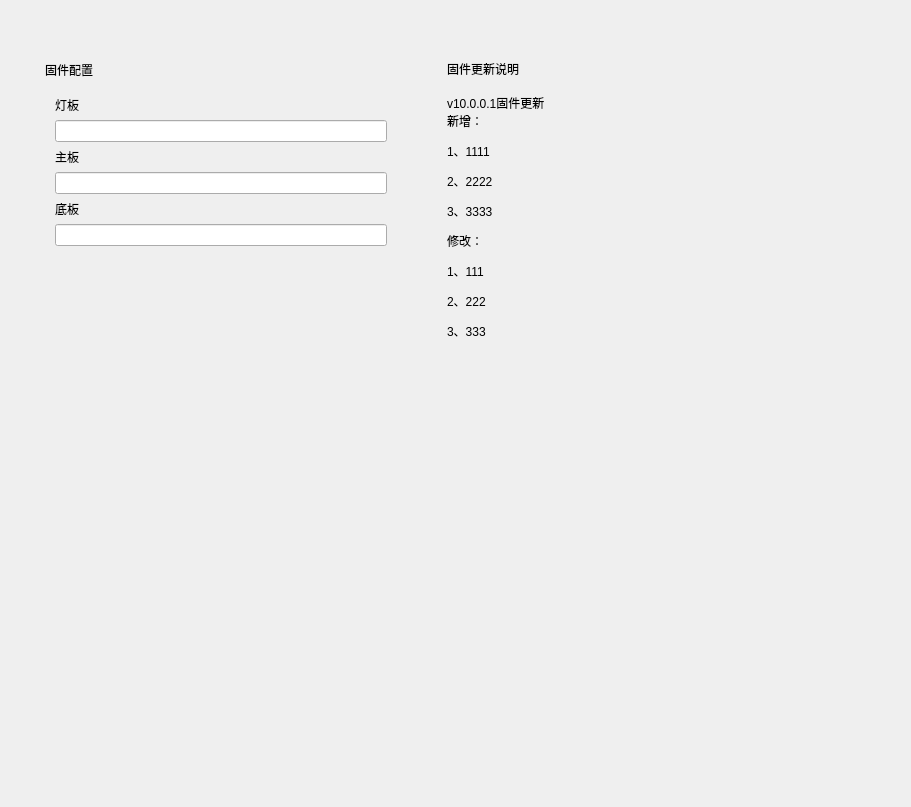
<?xml version="1.0" encoding="UTF-8"?>
<ui version="4.0">
 <class>FirmwareConfigInterface</class>
 <widget class="QWidget" name="FirmwareConfigInterface">
  <property name="geometry">
   <rect>
    <x>0</x>
    <y>0</y>
    <width>911</width>
    <height>807</height>
   </rect>
  </property>
  <property name="windowTitle">
   <string>Form</string>
  </property>
  <layout class="QHBoxLayout" name="horizontalLayout_3">
   <item>
    <layout class="QHBoxLayout" name="horizontalLayout">
     <property name="spacing">
      <number>12</number>
     </property>
     <property name="sizeConstraint">
      <enum>QLayout::SetDefaultConstraint</enum>
     </property>
     <property name="leftMargin">
      <number>20</number>
     </property>
     <property name="topMargin">
      <number>20</number>
     </property>
     <property name="rightMargin">
      <number>20</number>
     </property>
     <property name="bottomMargin">
      <number>20</number>
     </property>
     <item>
      <widget class="CardWidget" name="focusCard">
       <property name="sizePolicy">
        <sizepolicy hsizetype="Expanding" vsizetype="Fixed">
         <horstretch>0</horstretch>
         <verstretch>0</verstretch>
        </sizepolicy>
       </property>
       <property name="minimumSize">
        <size>
         <width>380</width>
         <height>410</height>
        </size>
       </property>
       <property name="maximumSize">
        <size>
         <width>600</width>
         <height>800</height>
        </size>
       </property>
       <property name="styleSheet">
        <string notr="true"/>
       </property>
       <layout class="QVBoxLayout" name="verticalLayout_3">
        <property name="sizeConstraint">
         <enum>QLayout::SetDefaultConstraint</enum>
        </property>
        <item>
         <layout class="QVBoxLayout" name="verticalLayout">
          <property name="sizeConstraint">
           <enum>QLayout::SetDefaultConstraint</enum>
          </property>
          <item>
           <spacer name="verticalSpacer_12">
            <property name="orientation">
             <enum>Qt::Vertical</enum>
            </property>
            <property name="sizeType">
             <enum>QSizePolicy::Minimum</enum>
            </property>
            <property name="sizeHint" stdset="0">
             <size>
              <width>20</width>
              <height>20</height>
             </size>
            </property>
           </spacer>
          </item>
          <item>
           <layout class="QHBoxLayout" name="horizontalLayout_4">
            <property name="leftMargin">
             <number>5</number>
            </property>
            <item>
             <widget class="SubtitleLabel" name="dailyProgressLabel">
              <property name="text">
               <string>固件配置</string>
              </property>
             </widget>
            </item>
            <item>
             <spacer name="horizontalSpacer_9">
              <property name="orientation">
               <enum>Qt::Horizontal</enum>
              </property>
              <property name="sizeHint" stdset="0">
               <size>
                <width>40</width>
                <height>20</height>
               </size>
              </property>
             </spacer>
            </item>
           </layout>
          </item>
          <item>
           <layout class="QVBoxLayout" name="verticalLayout_7">
            <property name="leftMargin">
             <number>15</number>
            </property>
            <property name="topMargin">
             <number>10</number>
            </property>
            <property name="rightMargin">
             <number>15</number>
            </property>
            <item>
             <widget class="BodyLabel" name="prepareFocusLabel">
              <property name="text">
               <string>灯板</string>
              </property>
              <property name="alignment">
               <set>Qt::AlignLeading|Qt::AlignLeft|Qt::AlignVCenter</set>
              </property>
             </widget>
            </item>
            <item>
             <widget class="LineEdit" name="lineEdit"/>
            </item>
            <item>
             <widget class="BodyLabel" name="label">
              <property name="text">
               <string>主板</string>
              </property>
             </widget>
            </item>
            <item>
             <widget class="LineEdit" name="lineEdit_2"/>
            </item>
            <item>
             <widget class="BodyLabel" name="label_2">
              <property name="text">
               <string>底板</string>
              </property>
             </widget>
            </item>
            <item>
             <widget class="LineEdit" name="lineEdit_3"/>
            </item>
           </layout>
          </item>
          <item>
           <spacer name="verticalSpacer">
            <property name="orientation">
             <enum>Qt::Vertical</enum>
            </property>
            <property name="sizeHint" stdset="0">
             <size>
              <width>20</width>
              <height>40</height>
             </size>
            </property>
           </spacer>
          </item>
         </layout>
        </item>
       </layout>
      </widget>
     </item>
     <item>
      <widget class="CardWidget" name="progressCard">
       <property name="sizePolicy">
        <sizepolicy hsizetype="Expanding" vsizetype="Fixed">
         <horstretch>0</horstretch>
         <verstretch>0</verstretch>
        </sizepolicy>
       </property>
       <property name="minimumSize">
        <size>
         <width>380</width>
         <height>410</height>
        </size>
       </property>
       <property name="maximumSize">
        <size>
         <width>600</width>
         <height>800</height>
        </size>
       </property>
       <layout class="QVBoxLayout" name="verticalLayout_4">
        <property name="sizeConstraint">
         <enum>QLayout::SetDefaultConstraint</enum>
        </property>
        <item>
         <layout class="QVBoxLayout" name="verticalLayout_2" stretch="0">
          <property name="sizeConstraint">
           <enum>QLayout::SetMinAndMaxSize</enum>
          </property>
          <item>
           <layout class="QHBoxLayout" name="horizontalLayout_5" stretch="0">
            <property name="sizeConstraint">
             <enum>QLayout::SetMinAndMaxSize</enum>
            </property>
            <item>
             <layout class="QVBoxLayout" name="verticalLayout_5">
              <property name="leftMargin">
               <number>15</number>
              </property>
              <item>
               <spacer name="verticalSpacer_2">
                <property name="orientation">
                 <enum>Qt::Vertical</enum>
                </property>
                <property name="sizeType">
                 <enum>QSizePolicy::Minimum</enum>
                </property>
                <property name="sizeHint" stdset="0">
                 <size>
                  <width>20</width>
                  <height>20</height>
                 </size>
                </property>
               </spacer>
              </item>
              <item>
               <widget class="SubtitleLabel" name="yesterdayLabel">
                <property name="text">
                 <string>固件更新说明</string>
                </property>
               </widget>
              </item>
              <item>
               <spacer name="verticalSpacer_3">
                <property name="orientation">
                 <enum>Qt::Vertical</enum>
                </property>
                <property name="sizeType">
                 <enum>QSizePolicy::Minimum</enum>
                </property>
                <property name="sizeHint" stdset="0">
                 <size>
                  <width>20</width>
                  <height>10</height>
                 </size>
                </property>
               </spacer>
              </item>
              <item>
               <widget class="BodyLabel" name="label_3">
                <property name="text">
                 <string>&lt;html&gt;&lt;head/&gt;&lt;body&gt;&lt;p&gt;v10.0.0.1固件更新&lt;br/&gt;新增：&lt;/p&gt;&lt;p&gt;1、1111&lt;/p&gt;&lt;p&gt;2、2222&lt;/p&gt;&lt;p&gt;3、3333&lt;/p&gt;&lt;p&gt;修改：&lt;/p&gt;&lt;p&gt;1、111&lt;/p&gt;&lt;p&gt;2、222&lt;/p&gt;&lt;p&gt;3、333&lt;/p&gt;&lt;/body&gt;&lt;/html&gt;</string>
                </property>
               </widget>
              </item>
              <item>
               <spacer name="verticalSpacer_6">
                <property name="orientation">
                 <enum>Qt::Vertical</enum>
                </property>
                <property name="sizeHint" stdset="0">
                 <size>
                  <width>20</width>
                  <height>40</height>
                 </size>
                </property>
               </spacer>
              </item>
             </layout>
            </item>
           </layout>
          </item>
         </layout>
        </item>
       </layout>
      </widget>
     </item>
     <item>
      <spacer name="horizontalSpacer_2">
       <property name="orientation">
        <enum>Qt::Horizontal</enum>
       </property>
       <property name="sizeHint" stdset="0">
        <size>
         <width>40</width>
         <height>20</height>
        </size>
       </property>
      </spacer>
     </item>
    </layout>
   </item>
  </layout>
 </widget>
 <customwidgets>
  <customwidget>
   <class>CardWidget</class>
   <extends>QFrame</extends>
   <header>qfluentwidgets</header>
   <container>1</container>
  </customwidget>
  <customwidget>
   <class>BodyLabel</class>
   <extends>QLabel</extends>
   <header>qfluentwidgets</header>
  </customwidget>
  <customwidget>
   <class>SubtitleLabel</class>
   <extends>QLabel</extends>
   <header>qfluentwidgets</header>
  </customwidget>
  <customwidget>
   <class>LineEdit</class>
   <extends>QLineEdit</extends>
   <header>qfluentwidgets</header>
  </customwidget>
 </customwidgets>
 <resources>
  <include location="../resource.qrc"/>
 </resources>
 <connections/>
</ui>
